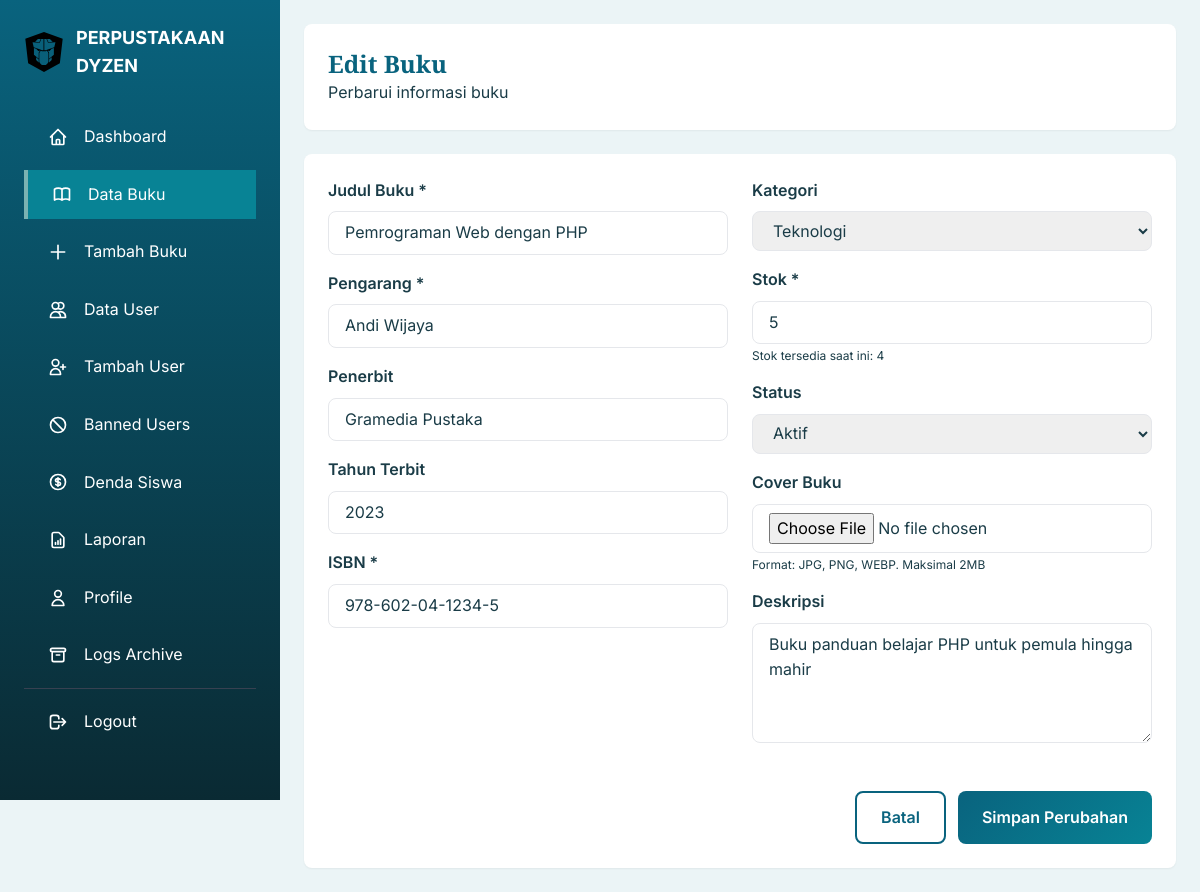
Screenshot of /page/admin/edit_buku.php?id=1 (signed in) with the database file from the repository.
### tables this page shows
CREATE TABLE IF NOT EXISTS `buku` (
    `id` INT(11) NOT NULL AUTO_INCREMENT,
    `judul` VARCHAR(200) NOT NULL,
    `pengarang` VARCHAR(100) NOT NULL,
    `penerbit` VARCHAR(100) DEFAULT NULL,
    `tahun_terbit` YEAR DEFAULT NULL,
    `isbn` VARCHAR(20) DEFAULT NULL,
    `kategori` VARCHAR(50) DEFAULT NULL,
    `deskripsi` TEXT,
    `cover` VARCHAR(255) DEFAULT NULL,
    `stok` INT(11) NOT NULL DEFAULT 0,
    `stok_tersedia` INT(11) NOT NULL DEFAULT 0,
    `status` ENUM('aktif', 'nonaktif') NOT NULL DEFAULT 'aktif',
    `created_at` TIMESTAMP NOT NULL DEFAULT CURRENT_TIMESTAMP,
    `updated_at` TIMESTAMP NOT NULL DEFAULT CURRENT_TIMESTAMP ON UPDATE CURRENT_TIMESTAMP,
    PRIMARY KEY (`id`),
    UNIQUE KEY `isbn` (`isbn`),
    KEY `idx_kategori` (`kategori`),
    KEY `idx_status` (`status`)
);

### config/data_base.php (called while the page is built, shortened)
<?php
function e($string, $flags = ENT_QUOTES) {
    return htmlspecialchars($string ?? '', $flags, 'UTF-8');
}

### page/admin/edit_buku.php (the view, shortened to what this page needs)
<?php
require_once '../../config/data_base.php';
$id = isset($_GET['id']) ? (int)$_GET['id'] : 0;
$stmt = $pdo->prepare("SELECT * FROM buku WHERE id = ?");
$stmt->execute([$id]);
$book = $stmt->fetch();
?>
<!DOCTYPE html>
<html lang="id">
<head>
    <link href="https://cdn.jsdelivr.net/npm/tailwindcss@2/dist/tailwind.min.css" rel="stylesheet">
    <link rel="stylesheet" href="../../assets/css/style.css">
</head>
<body>
    <?php include 'sidebar_admin.php'; ?>
    <div class="main-content">
        <header class="bg-white rounded-lg shadow-sm p-6 mb-6">
            <div>
                <h1 class="text-2xl font-playfair font-bold text-primary">Edit Buku</h1>
                <p class="text-text-light">Perbarui informasi buku</p>
            </div>
        </header>
        <div class="bg-white rounded-lg shadow-sm p-6">
            <form method="POST" action="" enctype="multipart/form-data" class="grid md:grid-cols-2 gap-6">
                <div class="space-y-4">
                    <div>
                        <label class="block text-text font-semibold mb-2">Judul Buku *</label>
                        <input type="text" name="judul" required
                               value="<?= e($book['judul']) ?>"
                               class="w-full px-4 py-2 border border-accent rounded-lg focus:outline-none focus:border-primary">
                    </div>
                    <div>
                        <label class="block text-text font-semibold mb-2">Pengarang *</label>
                        <input type="text" name="pengarang" required
                               value="<?= e($book['pengarang']) ?>"
                               class="w-full px-4 py-2 border border-accent rounded-lg focus:outline-none focus:border-primary">
                    </div>
                    <div>
                        <label class="block text-text font-semibold mb-2">Penerbit</label>
                        <input type="text" name="penerbit"
                               value="<?= e($book['penerbit']) ?>"
                               class="w-full px-4 py-2 border border-accent rounded-lg focus:outline-none focus:border-primary">
                    </div>
                    <div>
                        <label class="block text-text font-semibold mb-2">Tahun Terbit</label>
                        <input type="number" name="tahun_terbit" min="1900" max="2024"
                               value="<?= e($book['tahun_terbit']) ?>"
                               class="w-full px-4 py-2 border border-accent rounded-lg focus:outline-none focus:border-primary">
                    </div>
                    <div>
                        <label class="block text-text font-semibold mb-2">ISBN *</label>
                        <input type="text" name="isbn" required
                               value="<?= e($book['isbn']) ?>"
                               class="w-full px-4 py-2 border border-accent rounded-lg focus:outline-none focus:border-primary">
                    </div>
                </div>
                <div class="space-y-4">
                    <div>
                        <label class="block text-text font-semibold mb-2">Kategori</label>
                        <select name="kategori" class="w-full px-4 py-2 border border-accent rounded-lg focus:outline-none focus:border-primary">
                            <option value="Teknologi" <?= $book['kategori'] == 'Teknologi' ? 'selected' : '' ?>>Teknologi</option>
                        </select>
                    </div>
                    <div>
                        <label class="block text-text font-semibold mb-2">Stok *</label>
                        <input type="number" name="stok" required min="0"
                               value="<?= e($book['stok']) ?>"
                               class="w-full px-4 py-2 border border-accent rounded-lg focus:outline-none focus:border-primary">
                        <p class="text-text-light text-xs mt-1">Stok tersedia saat ini: <?= $book['stok_tersedia'] ?></p>
                    </div>
                    <div>
                        <label class="block text-text font-semibold mb-2">Status</label>
                        <select name="status" class="w-full px-4 py-2 border border-accent rounded-lg focus:outline-none focus:border-primary">
                            <option value="aktif" <?= $book['status'] == 'aktif' ? 'selected' : '' ?>>Aktif</option>
                        </select>
                    </div>
                    <div>
                        <label class="block text-text font-semibold mb-2">Cover Buku</label>
                        <input type="file" name="cover" accept="image/jpeg,image/png,image/webp" id="coverInput"
                               class="w-full px-4 py-2 border border-accent rounded-lg focus:outline-none focus:border-primary">
                        <p class="text-text-light text-xs mt-1">Format: JPG, PNG, WEBP. Maksimal 2MB</p>
                    </div>
                    <div>
                        <label class="block text-text font-semibold mb-2">Deskripsi</label>
                        <textarea name="deskripsi" rows="4"
                                  class="w-full px-4 py-2 border border-accent rounded-lg focus:outline-none focus:border-primary"><?= e($book['deskripsi']) ?></textarea>
                    </div>
                </div>
                <div class="md:col-span-2 flex justify-end space-x-3 pt-4">
                    <a href="list_buku.php" class="btn-outline">Batal</a>
                    <button type="submit" class="btn-primary">Simpan Perubahan</button>
                </div>
            </form>
        </div>
    </div>
</body>
</html>

### assets/css/style.css (style rules this page uses)
:root { --color-primary: #09637E; --color-secondary: #088395; --color-accent: #7AB2B2; --color-light: #EBF4F6; --color-white: #FFFFFF; --color-dark: #0A2A33; --color-danger: #E53E3E; --color-success: #38A169; --color-warning: #D69E2E; --color-text: #1A3C47; --color-text-light: #6B9EA8; --shadow-sm: 0 1px 2px 0 rgb(0 0 0 / 0.05); --shadow-md: 0 4px 6px -1px rgb(0 0 0 / 0.1); --shadow-lg: 0 10px 15px -3px rgb(0 0 0 / 0.1); --shadow-xl: 0 20px 25px -5px rgb(0 0 0 / 0.1); --transition-fast: 150ms ease; --transition-normal: 250ms ease; --transition-slow: 350ms ease; --radius-sm: 0.375rem; --radius-md: 0.5rem; --radius-lg: 0.75rem; --radius-xl: 1rem; }
* { margin: 0; padding: 0; box-sizing: border-box; }
body { font-family: 'Inter', sans-serif; color: var(--color-text); background-color: var(--color-light); line-height: 1.6; overflow-x: hidden; }
h1, h2, h3, h4, h5, h6 { font-family: 'Playfair Display', serif; font-weight: 700; line-height: 1.2; color: var(--color-primary); }
.btn-primary { background: linear-gradient(135deg, var(--color-primary), var(--color-secondary)); color: var(--color-white); padding: 0.75rem 1.5rem; border-radius: var(--radius-md); font-weight: 600; transition: all var(--transition-normal); border: none; cursor: pointer; position: relative; overflow: hidden; }
.btn-outline { background: transparent; border: 2px solid var(--color-primary); color: var(--color-primary); padding: 0.75rem 1.5rem; border-radius: var(--radius-md); font-weight: 600; transition: all var(--transition-normal); cursor: pointer; }

### page/admin/edit_buku.php (style rules this page uses)
.main-content { margin-left: 280px; padding: 1.5rem; }

### rows the page displays
buku: judul "Pemrograman Web dengan PHP", pengarang "Andi Wijaya", penerbit "Gramedia Pustaka", tahun_terbit "2023", isbn "978-602-04-1234-5", kategori "Teknologi", stok "5", stok_tersedia "4", status "Aktif", deskripsi "Buku panduan belajar PHP untuk pemula hingga mahir"
